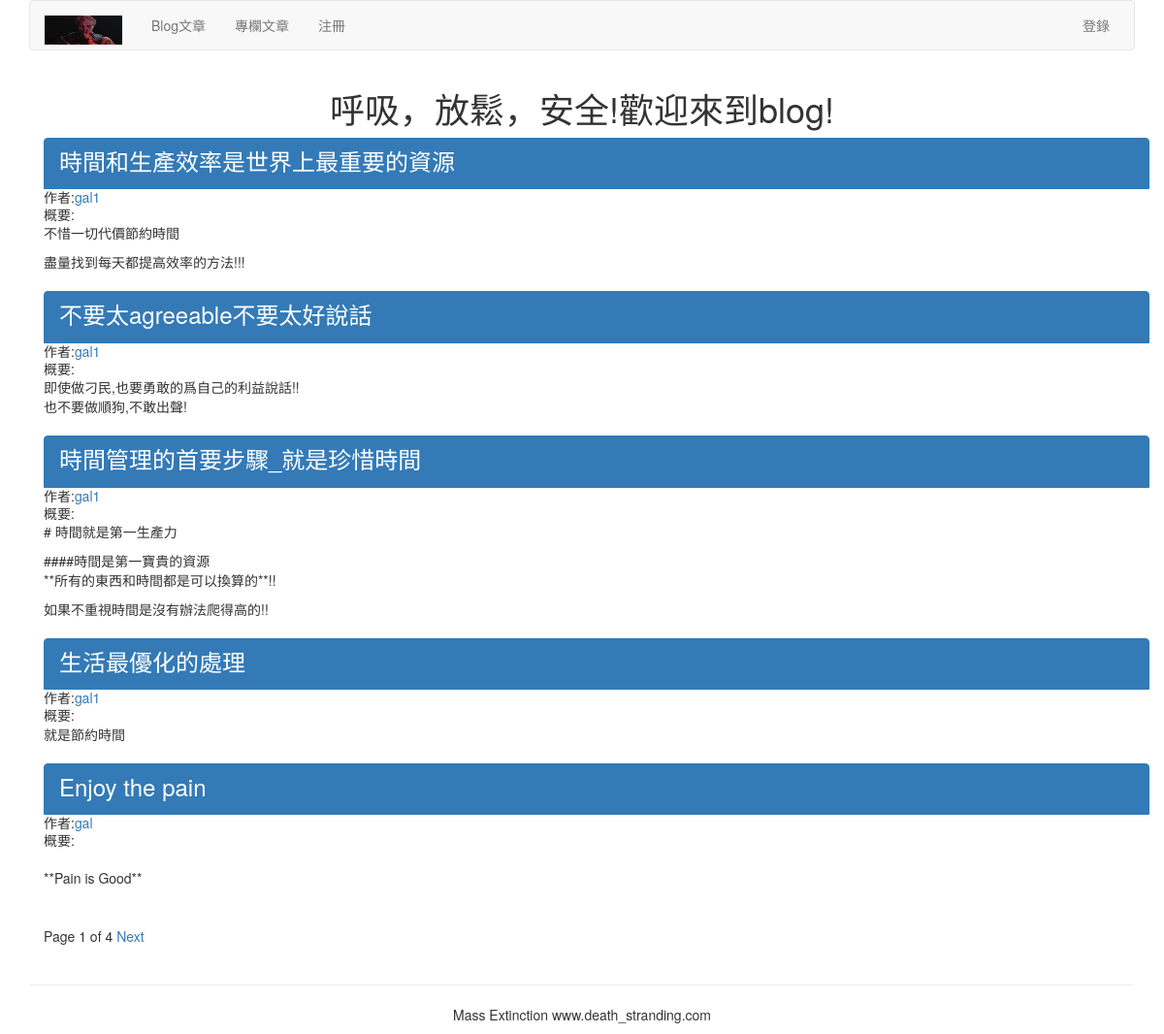
Before: /article/list-article-titles/ with the older database file.
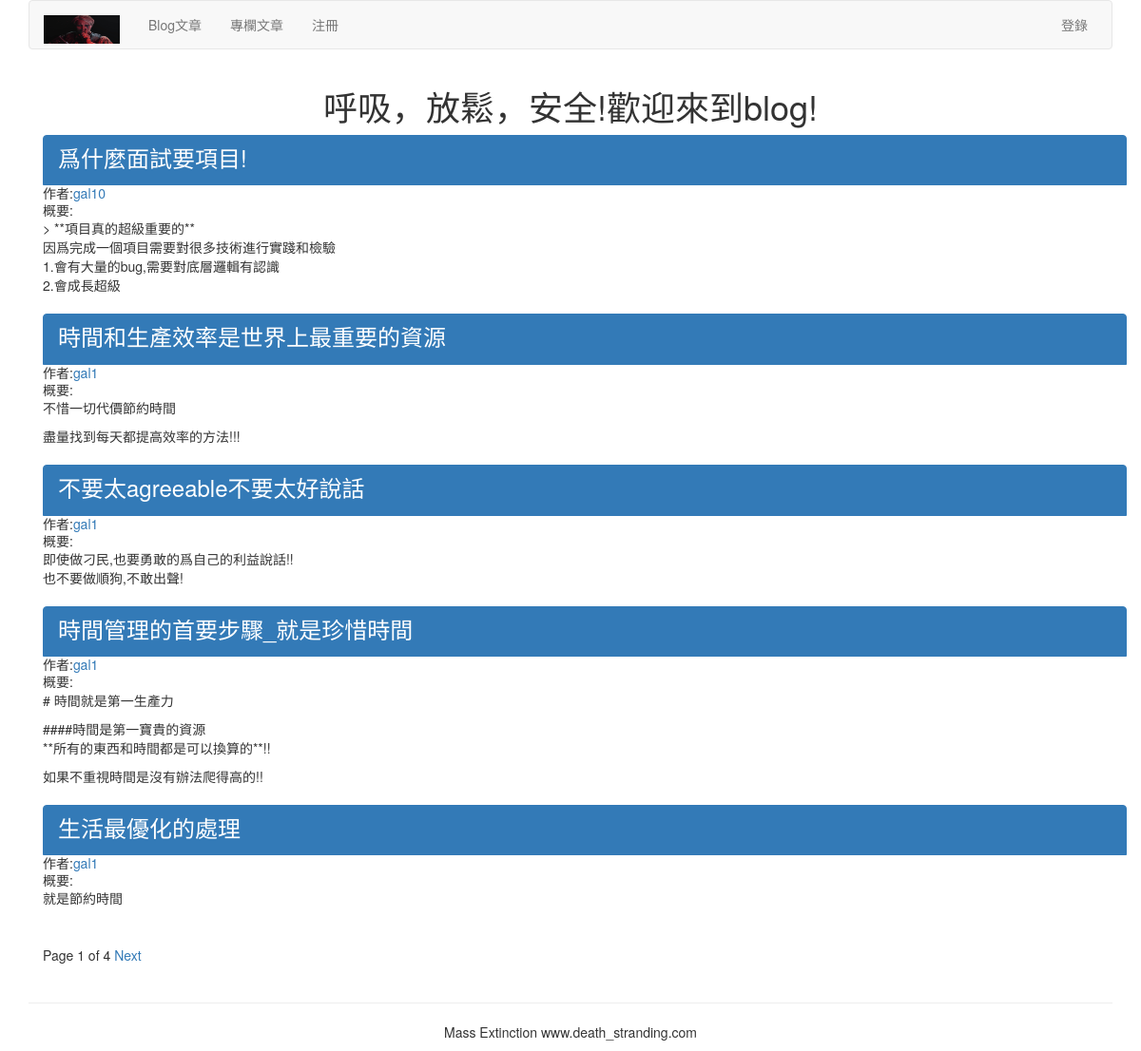
After: the same page with the newer database file.
### article/models.py (models this page shows, shortened)
class ArticlePost(models.Model):
    author = models.ForeignKey(User, on_delete=models.CASCADE, related_name="article")
    title = models.CharField(max_length=200)
    slug = models.SlugField(max_length=500)
    column = models.ForeignKey(ArticleColumn, on_delete=models.CASCADE,related_name="article_column")
    body = models.TextField()
    created = models.DateTimeField(default=timezone.now)
    updated = models.DateTimeField(auto_now=True)
    users_like = models.ManyToManyField(User, related_name="articles_like", blank=True)
    class Meta:
        ordering = ("-updated",)
        index_together = (('id', 'slug'),)
    def get_url_path(self):
        return reverse("article:article_content", args=[self.id, self.slug])

### article/list_views.py (the view)
# urls.py: path('list-article-titles/',list_views.article_titles,name='article_titles'),
def article_titles(request,username=None):
    if username:
        user = User.objects.get(username=username)
        articles_title = ArticlePost.objects.filter(author=user)
        try:
            userinfo = user.userinfo
        except:
            userinfo = None
    else:
        articles_title = ArticlePost.objects.all()
    paginator = Paginator(articles_title,5)
    page = request.GET.get('page')
    try:
        current_page = paginator.page(page)
        articles = current_page.object_list
    except PageNotAnInteger:
        current_page = paginator.page(1)
        articles = current_page.object_list
    except EmptyPage:
        current_page = paginator.page(paginator.num_pages)
        articles = current_page.object_list
    if username:
        return render(request,'article/list/author_articles.html', {'articles':articles,'page':current_page,'userinfo':userinfo,'user':user})
    return render(request,'article/list/article_titles.html', {'articles':articles,'page':current_page})

### templates/article/list/article_titles.html (shortened to what this page needs)
{% extends "base.html" %}
{% block content %}
<div class="row text-center vertical-middle-sm">
    <h1>呼吸，放鬆，安全!歡迎來到blog!</h1>
</div>
<div class="container">
    {% for article in articles %}
    <div class="list-group">
        <a href="{{article.get_url_path}}" class="list-group-item active">
            <h3 class="list-group-item-heading">{{article.title}}</h3>
        </a>
        <p class="list-group-item-text">作者:<a href="{% url 'article:author_articles' article.author.username %}">{{article.author.username}}</a></p>
        <p class="list-group-item-text">概要:{{article.body|slice:'70'| linebreaks}}</p>
    </div>
    {% endfor %}
{% include "paginator.html" %}
</div>
{% endblock %}

Changed rows visible on the page:
no longer on this page (row unchanged): ArticlePost: title "Enjoy the pain", author.username "gal", body "**Pain is Good**"
added ArticlePost: title "爲什麼面試要項目!", author.username "gal10", body "> **項目真的超級重要的** 因爲完成一個項目需要對很多技術進行實踐和檢驗 1.會有大量的bug,需要對底層邏輯有認識 2.會成長超級"
